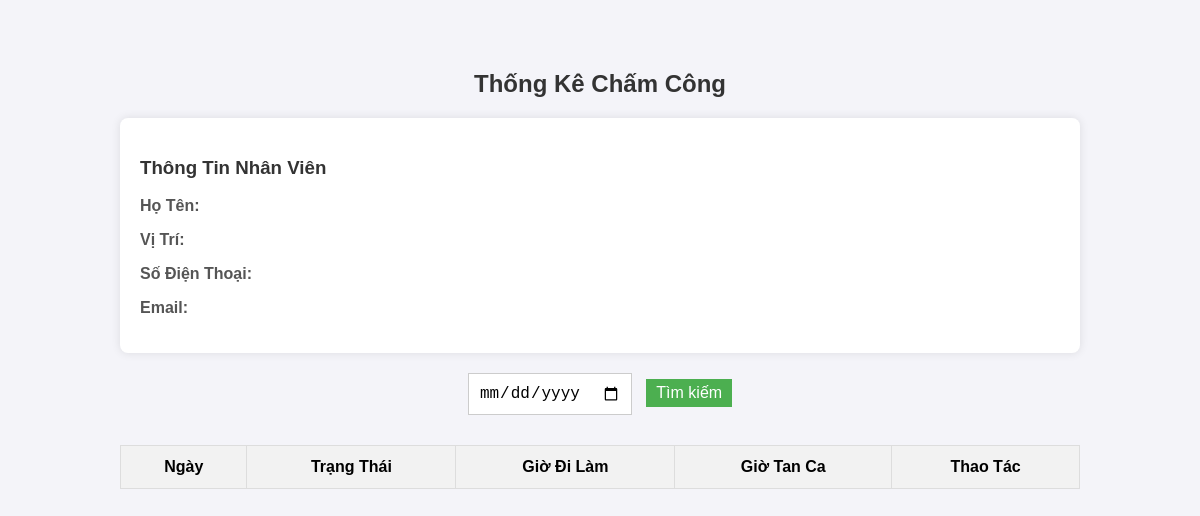
Page /thongkechamcong/1 on the earlier database version.
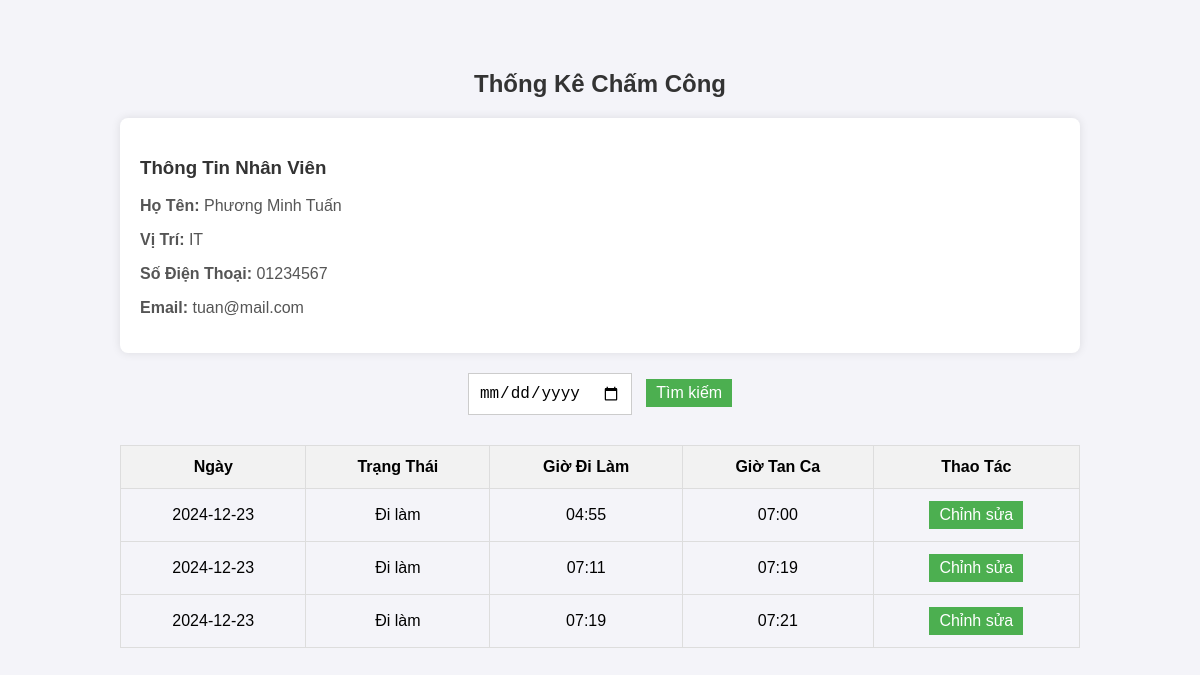
Same page on the later database version.
### tables this page shows
CREATE TABLE NhanVien (
        ma_nhan_vien INTEGER PRIMARY KEY AUTOINCREMENT,
        ho_ten TEXT NOT NULL,
        ngay_sinh DATE NOT NULL,
        dia_chi TEXT NOT NULL,
        so_dien_thoai TEXT NOT NULL,
        email TEXT UNIQUE NOT NULL,
        vi_tri TEXT NOT NULL,
        ma_tai_khoan INTEGER NOT NULL,
        FOREIGN KEY (ma_tai_khoan) REFERENCES TaiKhoan(ma_tai_khoan)
    );

CREATE TABLE ChamCong (
        ma_cham_cong INTEGER PRIMARY KEY AUTOINCREMENT,
        ma_nhan_vien INTEGER NOT NULL,
        ngay DATE NOT NULL,
        gio_vao TIME,
        gio_ra TIME,
        phuong_thuc TEXT CHECK(phuong_thuc IN ('Nhận diện', 'Thủ công')) NOT NULL,
        trang_thai TEXT CHECK(trang_thai IN ('Đi làm', 'Đi muộn', 'Không đi làm')) NOT NULL,
        FOREIGN KEY (ma_nhan_vien) REFERENCES NhanVien(ma_nhan_vien)

    );

### controllers/ThongKeChamCongController.py (the view)
@thongkechamcong.route('/<int:ma_nhan_vien>', methods=['GET'])
def hien_thi_thong_ke(ma_nhan_vien):
    print("Mã nhân viên là: dddddddddddddddddddddd ", ma_nhan_vien)
    try:
        danh_sach_cham_cong = ChamCong.lay_danh_sach_cham_cong(ma_nhan_vien)
        thong_tin_nhan_vien = NhanVien.lay_thong_tin_nhan_vien(ma_nhan_vien)
        print(danh_sach_cham_cong)
        print(thong_tin_nhan_vien)
    except Exception as e:
        flash(f"Có lỗi xảy ra: {str(e)}", "danger")
        return redirect(url_for('dangkynhanvien'))
    return render_template('thongkechamcong.html', danh_sach_cham_cong=danh_sach_cham_cong, thong_tin_nhan_vien=thong_tin_nhan_vien, ma_nhan_vien = ma_nhan_vien)

### models/ChamCong.py (called while the page is built)
    @staticmethod
    def lay_danh_sach_cham_cong(ma_nhan_vien):
        connection = sqlite3.connect('database.db')
        cursor = connection.cursor()
        cursor.execute('''
            SELECT ma_cham_cong, ngay, gio_vao, gio_ra, trang_thai
            FROM ChamCong
            WHERE ma_nhan_vien = ?
        ''', (ma_nhan_vien,))
        records = cursor.fetchall()
        connection.close()
        return records

### models/NhanVien.py (called while the page is built)
    @staticmethod
    def lay_thong_tin_nhan_vien(ma_nhan_vien):
        connection = sqlite3.connect('database.db')
        cursor = connection.cursor()
        cursor.execute('''
            SELECT ma_nhan_vien, ho_ten, ngay_sinh, dia_chi, so_dien_thoai, email, vi_tri, ma_tai_khoan
            FROM NhanVien
            WHERE ma_nhan_vien = ?
        ''', (ma_nhan_vien,))
        record = cursor.fetchone()
        connection.close()
        if record:
            nhan_vien = NhanVien(
                ma_nhan_vien = record[0],
                ho_ten=record[1],
                ngay_sinh=record[2],
                dia_chi=record[3],
                so_dien_thoai=record[4],
                email=record[5],
                vi_tri=record[6],
                ma_tai_khoan=record[7]
            )
            return nhan_vien
        else:
            return None

### templates/thongkechamcong.html (shortened to what this page needs)
<!DOCTYPE html>
<html lang="vi">
<head>
    <link rel="stylesheet" href="{{ url_for('static', filename='css/thongkechamcong.css') }}">
</head>
<body>
    <div class="container">
        <h2>Thống Kê Chấm Công</h2>
        <div class="employee-info">
            <h3>Thông Tin Nhân Viên</h3>
            <p><strong>Họ Tên:</strong> {{ thong_tin_nhan_vien.ho_ten }}</p>
            <p><strong>Vị Trí:</strong> {{ thong_tin_nhan_vien.vi_tri }}</p>
            <p><strong>Số Điện Thoại:</strong> {{ thong_tin_nhan_vien.so_dien_thoai }}</p>
            <p><strong>Email:</strong> {{ thong_tin_nhan_vien.email }}</p>
        </div>
        <div class="search-container">
            <input type="date" id="searchDate" placeholder="Tìm kiếm theo ngày">
            <button onclick="searchAttendance()">Tìm kiếm</button>
        </div>
        <table id="attendanceData">
            <thead>
                <tr>
                    <th>Ngày</th>
                    <th>Trạng Thái</th>
                    <th>Giờ Đi Làm</th>
                    <th>Giờ Tan Ca</th>
                    <th>Thao Tác</th>
                </tr>
            </thead>
            <tbody>
                {% for record in danh_sach_cham_cong %}
                <tr>
                    <td>{{ record[1] }}</td>
                    <td class="status">{{ record[4] }}</td>
                    <td class="start-time">{{ record[2] }}</td>
                    <td class="end-time">{{ record[3] }}</td>
                    <td>
                        <button class="edit-btn" data-id="{{record[0]}}">Chỉnh sửa</button>
                    </td>
                </tr>
                {% endfor %}
            </tbody>
        </table>
    </div>
</body>
</html>

### static/css/thongkechamcong.css (style rules this page uses)
body { font-family: Arial, sans-serif; background-color: #f4f4f9; margin: 0; padding: 0; }
.container { width: 80%; margin: 0 auto; padding-top: 50px; text-align: center; }
h2 { color: #333; }
h3 { color: #333; }
.employee-info { text-align: left; background-color: #fff; padding: 20px; border-radius: 8px; margin-bottom: 20px; box-shadow: 0 0 10px rgba(0, 0, 0, 0.1); }
.employee-info p { font-size: 16px; color: #555; }
.search-container { margin-bottom: 20px; }
input[type="date"] { padding: 10px; font-size: 16px; margin-right: 10px; border: 1px solid #ccc; }
button { padding: 10px 20px; font-size: 16px; background-color: #4CAF50; color: white; border: none; cursor: pointer; }
table { width: 100%; border-collapse: collapse; margin-top: 30px; }
th, td { padding: 12px; text-align: center; border: 1px solid #ddd; }
th { background-color: #f2f2f2; }
button { background-color: #4CAF50; color: white; padding: 5px 10px; cursor: pointer; }

Differences in the rows shown:
added NhanVien: ho_ten "Phương Minh Tuấn", vi_tri "IT", so_dien_thoai "01234567", email "tuan@mail.com"
added ChamCong: ngay "2024-12-23", trang_thai "Đi làm", gio_vao "04:55", gio_ra "07:00"
added ChamCong: ngay "2024-12-23", trang_thai "Đi làm", gio_vao "07:11", gio_ra "07:19"
added ChamCong: ngay "2024-12-23", trang_thai "Đi làm", gio_vao "07:19", gio_ra "07:21"
